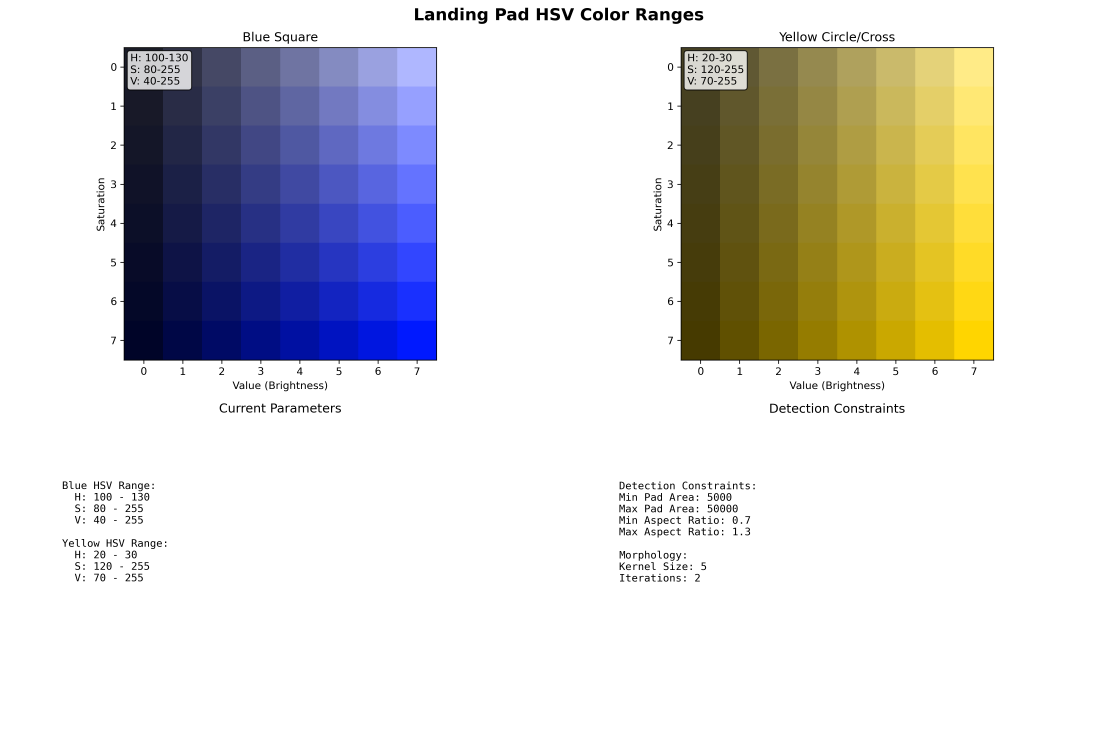
#> input picture cv_utils/base_detector/debug_output/base_detector_hsv_ranges.png, 4470 x 2955 px (shown at 1/4 size)
$ python base_detector_debug.py --image debug_output/base_detector_hsv_ranges.png
#> lines starting #> are read from the running program, lines starting #| are printed output that depends on the picture; after the words box and inside, x2 and y2 are one past the last pixel; in counts of white or black regions, pixels touching at a corner belong together
#!/usr/bin/env python3
"""
HSV Color Debug Tool for Landing Pad Detection

This script helps debug and tune HSV color ranges for landing pad detection.
It provides visual feedback for blue square detection and yellow circle/cross detection.

Usage:
    python3 base_detector_debug.py [--params /path/to/params.yaml] [--image /path/to/image.jpg]
"""

import cv2
import numpy as np
import matplotlib.pyplot as plt
import argparse
import yaml
import os
from typing import Dict, Tuple, List


class BaseDetectorDebug:
    """Debug tool for landing pad HSV color tuning"""

    def __init__(self, params_file=None):
        self.script_dir = os.path.dirname(os.path.realpath(__file__))

        # Default parameters (same as in base_detector.py)
        self.params = {
            'blue_lower_h': 100, 'blue_lower_s': 120, 'blue_lower_v': 100,
            'blue_upper_h': 130, 'blue_upper_s': 255, 'blue_upper_v': 255,
            'yellow_lower_h': 20, 'yellow_lower_s': 100, 'yellow_lower_v': 100,
            'yellow_upper_h': 30, 'yellow_upper_s': 255, 'yellow_upper_v': 255,
            'morph_kernel_size': 5,
            'morph_iterations': 2,
            'min_pad_area': 5000,
            'max_pad_area': 50000,
            'min_aspect_ratio': 0.7,
            'max_aspect_ratio': 1.3
        }

        # Load parameters from file if provided
        if params_file and os.path.exists(params_file):
            self.load_params_from_file(params_file)

    def load_params_from_file(self, params_file: str):
        """Load parameters from YAML file"""
        try:
            with open(params_file, 'r') as f:
                yaml_data = yaml.safe_load(f)

            if 'base_detector_v2' in yaml_data and 'ros__parameters' in yaml_data['base_detector_v2']:
                detector_params = yaml_data['base_detector_v2']['ros__parameters']

                # Update parameters
                for key, value in detector_params.items():
                    if key in self.params:
                        self.params[key] = value

                print(f"Loaded parameters from {params_file}")
            else:
                print(f"No base_detector parameters found in {params_file}")

        except Exception as e:
            print(f"Error loading parameters: {e}")

    def create_color_ranges(self) -> Dict:
        """Create color ranges from parameters"""
        return {
            'blue': {
                'lower': np.array([self.params['blue_lower_h'],
                                 self.params['blue_lower_s'],
                                 self.params['blue_lower_v']]),
                'upper': np.array([self.params['blue_upper_h'],
                                 self.params['blue_upper_s'],
                                 self.params['blue_upper_v']])
            },
            'yellow': {
                'lower': np.array([self.params['yellow_lower_h'],
                                 self.params['yellow_lower_s'],
                                 self.params['yellow_lower_v']]),
                'upper': np.array([self.params['yellow_upper_h'],
                                 self.params['yellow_upper_s'],
                                 self.params['yellow_upper_v']])
            }
        }

    def segment_color(self, hsv_image: np.ndarray, color_name: str) -> np.ndarray:
        """Segment a specific color from HSV image"""
        color_ranges = self.create_color_ranges()

        if color_name not in color_ranges:
            return np.zeros(hsv_image.shape[:2], dtype=np.uint8)

        color_range = color_ranges[color_name]
        mask = cv2.inRange(hsv_image, color_range['lower'], color_range['upper'])

        # Apply morphological operations
        kernel = cv2.getStructuringElement(cv2.MORPH_ELLIPSE,
                                         (self.params['morph_kernel_size'],
                                          self.params['morph_kernel_size']))
        mask = cv2.morphologyEx(mask, cv2.MORPH_CLOSE, kernel,
                               iterations=self.params['morph_iterations'])
        mask = cv2.morphologyEx(mask, cv2.MORPH_OPEN, kernel, iterations=1)

        return mask

    def find_landing_pad_candidates(self, image: np.ndarray) -> Tuple[List[Dict], np.ndarray]:
        """Find landing pad candidates in image"""
        hsv = cv2.cvtColor(image, cv2.COLOR_BGR2HSV)
        debug_image = image.copy()

        # Segment blue squares
        blue_mask = self.segment_color(hsv, 'blue')
        yellow_mask = self.segment_color(hsv, 'yellow')

        # Find contours
        blue_contours, _ = cv2.findContours(blue_mask, cv2.RETR_EXTERNAL, cv2.CHAIN_APPROX_SIMPLE)

        candidates = []

        for i, contour in enumerate(blue_contours):
            x, y, w, h = cv2.boundingRect(contour)
            area = w * h
            aspect_ratio = w / h

            # Check constraints
            area_valid = self.params['min_pad_area'] <= area <= self.params['max_pad_area']
            aspect_valid = self.params['min_aspect_ratio'] <= aspect_ratio <= self.params['max_aspect_ratio']

            # Color for drawing
            color = (0, 255, 0) if (area_valid and aspect_valid) else (0, 0, 255)

            # Draw rectangle
            cv2.rectangle(debug_image, (x, y), (x+w, y+h), color, 2)

            # Add text
            status = "VALID" if (area_valid and aspect_valid) else "INVALID"
            cv2.putText(debug_image, f"{status} {i}", (x, y-10),
                       cv2.FONT_HERSHEY_SIMPLEX, 0.6, color, 2)
            cv2.putText(debug_image, f"A:{area:.0f} AR:{aspect_ratio:.2f}", (x, y+h+20),
                       cv2.FONT_HERSHEY_SIMPLEX, 0.5, color, 1)

            # Extract yellow ROI
            roi_yellow = yellow_mask[y:y+h, x:x+w] if y+h <= yellow_mask.shape[0] and x+w <= yellow_mask.shape[1] else None

            candidates.append({
                'bbox': (x, y, w, h),
                'area': area,
                'aspect_ratio': aspect_ratio,
                'area_valid': area_valid,
                'aspect_valid': aspect_valid,
                'yellow_roi': roi_yellow
            })

        return candidates, debug_image

    def create_visualization(self, image: np.ndarray) -> np.ndarray:
        """Create comprehensive visualization"""
        hsv = cv2.cvtColor(image, cv2.COLOR_BGR2HSV)

        # Create masks
        blue_mask = self.segment_color(hsv, 'blue')
        yellow_mask = self.segment_color(hsv, 'yellow')

        # Find candidates
        candidates, debug_image = self.find_landing_pad_candidates(image)

        # Create multi-panel visualization
        h, w = image.shape[:2]

        # Resize for display
        display_size = (400, 300)
        image_resized = cv2.resize(image, display_size)
        debug_resized = cv2.resize(debug_image, display_size)
        blue_mask_resized = cv2.resize(blue_mask, display_size)
        yellow_mask_resized = cv2.resize(yellow_mask, display_size)

        # Convert masks to 3-channel for display
        blue_mask_color = cv2.cvtColor(blue_mask_resized, cv2.COLOR_GRAY2BGR)
        blue_mask_color[:,:,0] = 0  # Remove red channel
        blue_mask_color[:,:,1] = 0  # Remove green channel

        yellow_mask_color = cv2.cvtColor(yellow_mask_resized, cv2.COLOR_GRAY2BGR)
        yellow_mask_color[:,:,2] = 0  # Remove blue channel
        yellow_mask_color[:,:,0] = 0  # Remove red channel

        # Combine masks
        combined_mask = cv2.addWeighted(blue_mask_color, 0.7, yellow_mask_color, 0.7, 0)

        # Create 2x2 grid
        top_row = np.hstack([image_resized, debug_resized])
        bottom_row = np.hstack([blue_mask_color, yellow_mask_color])

        final_viz = np.vstack([top_row, bottom_row])

        # Add labels
        cv2.putText(final_viz, "Original", (10, 25), cv2.FONT_HERSHEY_SIMPLEX, 0.7, (255, 255, 255), 2)
        cv2.putText(final_viz, "Detections", (display_size[0]+10, 25), cv2.FONT_HERSHEY_SIMPLEX, 0.7, (255, 255, 255), 2)
        cv2.putText(final_viz, "Blue Mask", (10, display_size[1]+25), cv2.FONT_HERSHEY_SIMPLEX, 0.7, (255, 255, 255), 2)
        cv2.putText(final_viz, "Yellow Mask", (display_size[0]+10, display_size[1]+25), cv2.FONT_HERSHEY_SIMPLEX, 0.7, (255, 255, 255), 2)

        return final_viz

    def create_hsv_visualization(self):
        """Create HSV range visualization"""
        fig, axes = plt.subplots(2, 2, figsize=(15, 10))
        fig.suptitle('Landing Pad HSV Color Ranges', fontsize=16, fontweight='bold')

        # Blue color samples
        self.plot_color_samples(axes[0, 0], 'Blue Square',
                               self.params['blue_lower_h'], self.params['blue_upper_h'],
                               self.params['blue_lower_s'], self.params['blue_upper_s'],
                               self.params['blue_lower_v'], self.params['blue_upper_v'])

        # Yellow color samples
        self.plot_color_samples(axes[0, 1], 'Yellow Circle/Cross',
                               self.params['yellow_lower_h'], self.params['yellow_upper_h'],
                               self.params['yellow_lower_s'], self.params['yellow_upper_s'],
                               self.params['yellow_lower_v'], self.params['yellow_upper_v'])

        # HSV ranges as text
        axes[1, 0].text(0.1, 0.8, self.get_parameters_text(), fontsize=10,
                       verticalalignment='top', fontfamily='monospace')
        axes[1, 0].set_title('Current Parameters')
        axes[1, 0].axis('off')

        # Detection constraints
        constraints_text = f"""Detection Constraints:
Min Pad Area: {self.params['min_pad_area']}
Max Pad Area: {self.params['max_pad_area']}
Min Aspect Ratio: {self.params['min_aspect_ratio']}
Max Aspect Ratio: {self.params['max_aspect_ratio']}

Morphology:
Kernel Size: {self.params['morph_kernel_size']}
Iterations: {self.params['morph_iterations']}"""

        axes[1, 1].text(0.1, 0.8, constraints_text, fontsize=10,
                       verticalalignment='top', fontfamily='monospace')
        axes[1, 1].set_title('Detection Constraints')
        axes[1, 1].axis('off')

        plt.tight_layout()
        return fig

    def plot_color_samples(self, ax, title, h_min, h_max, s_min, s_max, v_min, v_max):
        """Plot color samples for given HSV range"""
        samples_per_dim = 8

        # Generate samples
        if h_min <= h_max:
            h_samples = np.linspace(h_min, h_max, samples_per_dim)
        else:
            h_samples = np.concatenate([
                np.linspace(h_min, 180, samples_per_dim//2),
                np.linspace(0, h_max, samples_per_dim//2)
            ])

        s_samples = np.linspace(s_min, s_max, samples_per_dim)
        v_samples = np.linspace(v_min, v_max, samples_per_dim)

        # Create color grid
        color_grid = np.zeros((samples_per_dim, samples_per_dim, 3), dtype=np.uint8)

        for i, s in enumerate(s_samples):
            for j, v in enumerate(v_samples):
                # Use middle hue value
                h = h_samples[len(h_samples)//2]
                color_grid[i, j] = [h, s, v]

        # Convert to RGB for display
        color_grid_rgb = cv2.cvtColor(color_grid, cv2.COLOR_HSV2RGB)

        ax.imshow(color_grid_rgb, aspect='equal')
        ax.set_title(title)
        ax.set_xlabel('Value (Brightness)')
        ax.set_ylabel('Saturation')

        # Add range text
        range_text = f"H: {h_min}-{h_max}\nS: {s_min}-{s_max}\nV: {v_min}-{v_max}"
        ax.text(0.02, 0.98, range_text, transform=ax.transAxes,
               verticalalignment='top', bbox=dict(boxstyle='round', facecolor='white', alpha=0.8))

    def get_parameters_text(self) -> str:
        """Get formatted parameters text"""
        return f"""Blue HSV Range:
  H: {self.params['blue_lower_h']} - {self.params['blue_upper_h']}
  S: {self.params['blue_lower_s']} - {self.params['blue_upper_s']}
  V: {self.params['blue_lower_v']} - {self.params['blue_upper_v']}

Yellow HSV Range:
  H: {self.params['yellow_lower_h']} - {self.params['yellow_upper_h']}
  S: {self.params['yellow_lower_s']} - {self.params['yellow_upper_s']}
  V: {self.params['yellow_lower_v']} - {self.params['yellow_upper_v']}"""

    def save_debug_outputs(self, output_dir: str = None):
        """Save debug visualizations"""
        if output_dir is None:
            output_dir = os.path.join(self.script_dir, 'debug_output')

        os.makedirs(output_dir, exist_ok=True)

        # Save HSV visualization
        fig = self.create_hsv_visualization()
        hsv_path = os.path.join(output_dir, 'base_detector_hsv_ranges.png')
        fig.savefig(hsv_path, dpi=300, bbox_inches='tight')
        plt.close(fig)

        print(f"HSV visualization saved to: {hsv_path}")

        # Save parameters
        params_path = os.path.join(output_dir, 'base_detector_parameters.txt')
        with open(params_path, 'w') as f:
            f.write("Base Detector Parameters\n")
            f.write("=" * 30 + "\n\n")
            f.write(self.get_parameters_text())
            f.write("\n\nDetection Constraints:\n")
            f.write(f"Min Pad Area: {self.params['min_pad_area']}\n")
            f.write(f"Max Pad Area: {self.params['max_pad_area']}\n")
            f.write(f"Min Aspect Ratio: {self.params['min_aspect_ratio']}\n")
            f.write(f"Max Aspect Ratio: {self.params['max_aspect_ratio']}\n")

        print(f"Parameters saved to: {params_path}")


def main():
    parser = argparse.ArgumentParser(description='Debug HSV color ranges for landing pad detection')
    parser.add_argument('--params', type=str,
                       default='/home/ceccon/frtl_2025_ws/src/cbr_2025/fase1/launch/params.yaml',
                       help='Path to parameters YAML file')
    parser.add_argument('--image', type=str, help='Path to test image')
    parser.add_argument('--output', type=str, help='Output directory for debug files')

    args = parser.parse_args()

    # Create debugger
    debugger = BaseDetectorDebug(args.params)

    # Save debug outputs
    debugger.save_debug_outputs(args.output)

    # If image provided, test on it
    if args.image and os.path.exists(args.image):
        image = cv2.imread(args.image)
#> image is the input picture: shape (2955, 4470, 3); mean B, G, R 215.6, 217, 218.2
        if image is not None:
            viz = debugger.create_visualization(image)
#> in create_visualization, `hsv = cv2.cvtColor(image, cv2.COLOR_BGR2HSV)`: hsv: shape (2955, 4470, 3); mean H, S, V 16.7, 41.1, 229.5
#> in segment_color, `mask = cv2.inRange(hsv_image, color_range['lower'], color_range['upper..`:
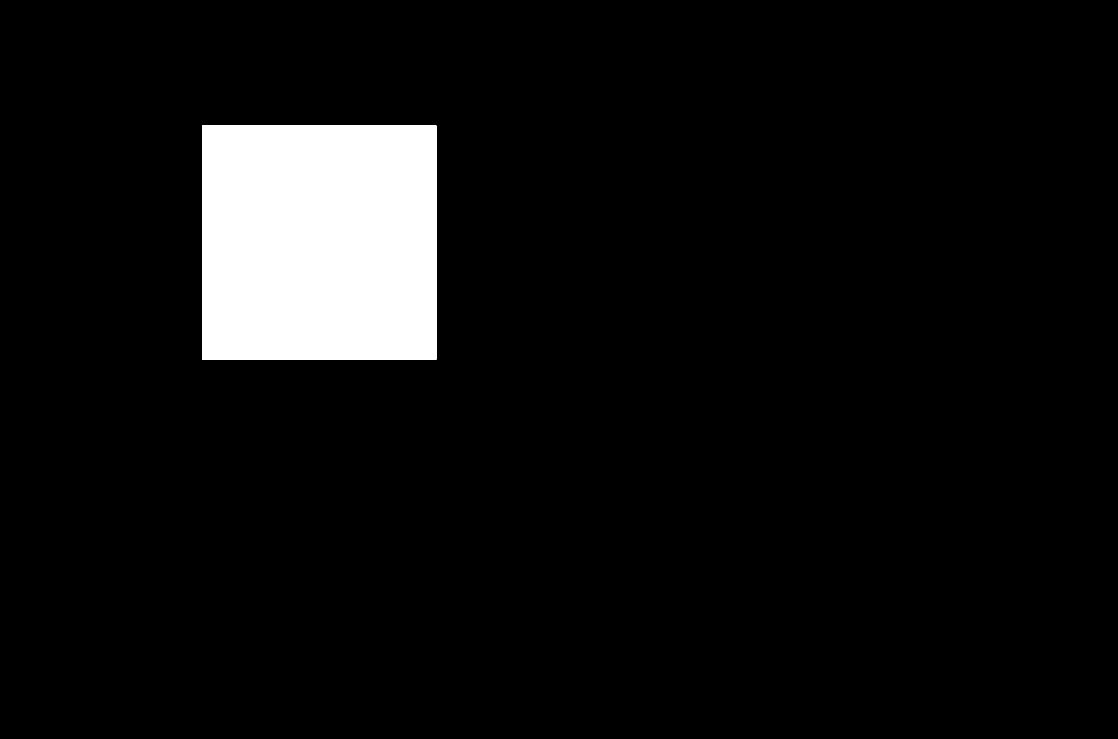
#> mask: shape (2955, 4470) (shown at 1/4 size); 6.6% white; 1 white region, box (x1, y1, x2, y2) and area: (808, 502, 1745, 1439) 877813
#> in segment_color, `mask = cv2.morphologyEx(mask, cv2.MORPH_OPEN, kernel, iterations=1)`: mask: shape (2955, 4470); 6.6% white; 1 white region, box (x1, y1, x2, y2) and area: (808, 502, 1745, 1439) 877805
#> call 2 of segment_color, with color_name = 'yellow'
#> in segment_color (call 2), `mask = cv2.inRange(hsv_image, color_range['lower'], color_range['upper..`:
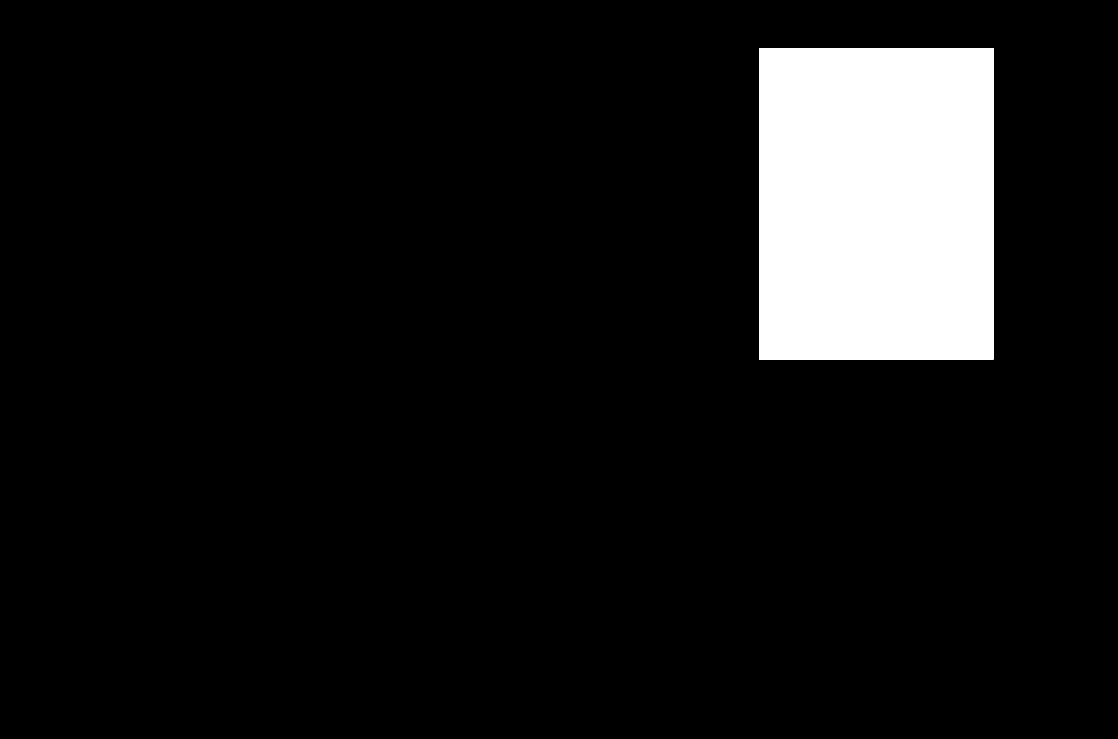
#> mask: shape (2955, 4470) (shown at 1/4 size); 8.8% white; 1 white region, box (x1, y1, x2, y2) and area: (3036, 192, 3973, 1439) 1168439
#> in segment_color (call 2), `mask = cv2.morphologyEx(mask, cv2.MORPH_OPEN, kernel, iterations=1)`: mask: shape (2955, 4470); 8.8% white; 1 white region
#> in find_landing_pad_candidates, `blue_contours, _ = cv2.findContours(blue_mask, cv2.RETR_EXTERNAL, cv2...`: blue_contours = 1 contour; box (x1, y1, x2, y2) and area: (808, 502, 1745, 1439) 875934
#> the loop in find_landing_pad_candidates, `for i, contour in enumerate(blue_contours):` made 1 pass
#> (x, y, w, h, area, aspect_ratio, area_valid, aspect_valid) on pass 1: (808, 502, 937, 937, 877969, 1, False, True)
#> after the loop in find_landing_pad_candidates, `for i, contour in enumerate(blue_contours):`: candidates = 1 item
#> in create_visualization, `image_resized = cv2.resize(image, display_size)`:
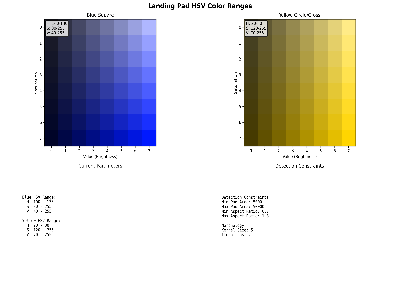
#> image_resized: shape (300, 400, 3); mean B, G, R 215.6, 217, 218.2
#> in create_visualization, `blue_mask_resized = cv2.resize(blue_mask, display_size)`: blue_mask_resized: shape (300, 400); 6.7% white; 1 white region, box (x1, y1, x2, y2) and area: (72, 51, 156, 146) 7980
#> in create_visualization, `combined_mask = cv2.addWeighted(blue_mask_color, 0.7, yellow_mask_colo..`:
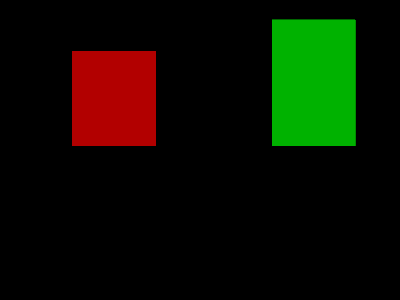
#> combined_mask: shape (300, 400, 3); mean B, G, R 0, 15.7, 11.8
#> in create_visualization, `top_row = np.hstack([image_resized, debug_resized])`:
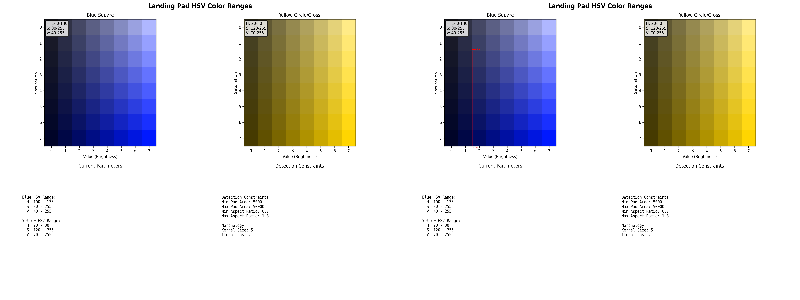
#> top_row: shape (300, 800, 3); mean B, G, R 215.6, 217, 218.2
#> in create_visualization, `bottom_row = np.hstack([blue_mask_color, yellow_mask_color])`:
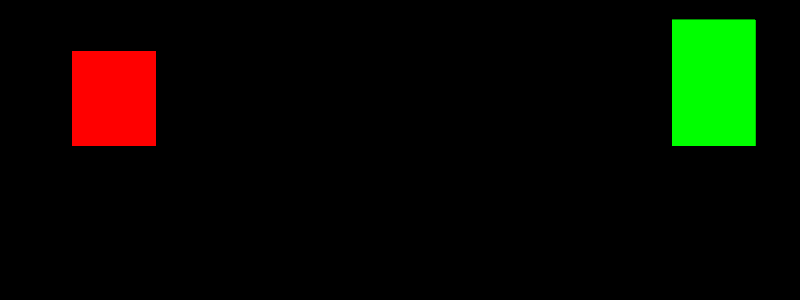
#> bottom_row: shape (300, 800, 3); mean B, G, R 0, 11.3, 8.5
#> in create_visualization, `cv2.putText(final_viz, "Yellow Mask", (display_size[0]+10, display_siz..`:
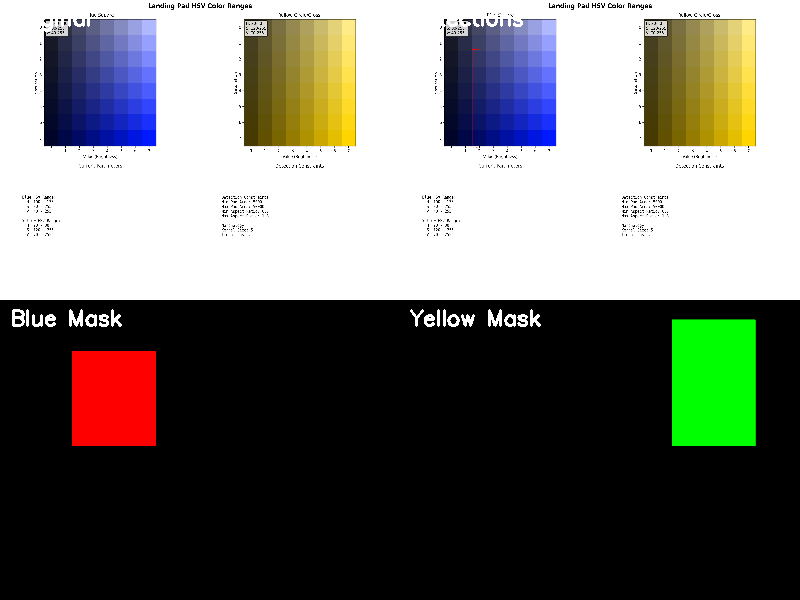
#> final_viz: shape (600, 800, 3); mean B, G, R 108.9, 115.2, 114.5

            # Save image visualization
            output_dir = args.output if args.output else os.path.join(os.path.dirname(args.image), 'debug_output')
            os.makedirs(output_dir, exist_ok=True)

            viz_path = os.path.join(output_dir, 'landing_pad_detection_debug.png')
            cv2.imwrite(viz_path, viz)
            print(f"Image debug visualization saved to: {viz_path}")

            # Show interactive window
            cv2.imshow('Landing Pad Detection Debug', viz)
            print("Press any key to close...")
            cv2.waitKey(0)
            cv2.destroyAllWindows()
        else:
            print(f"Could not load image: {args.image}")


if __name__ == '__main__':
    main()
